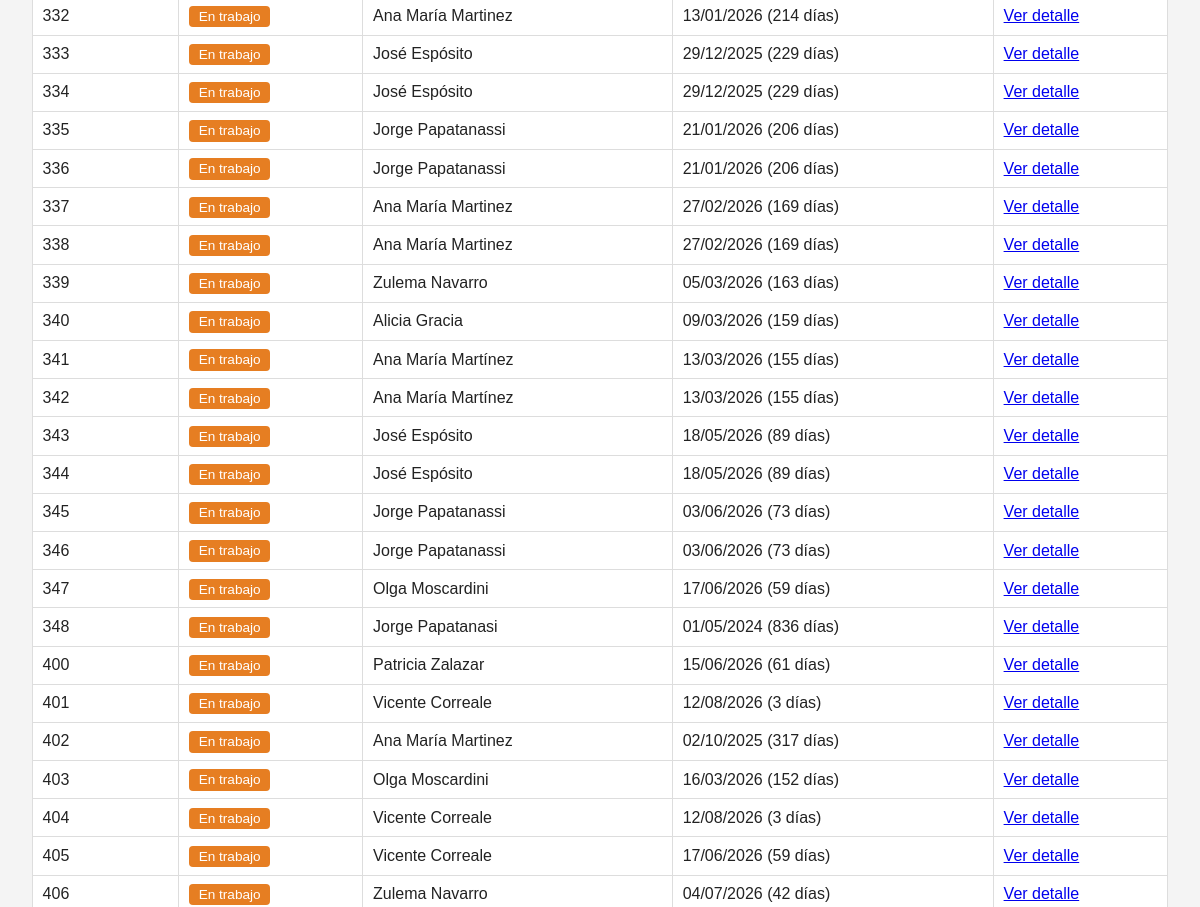
Before: / (middle part) with the older database file.
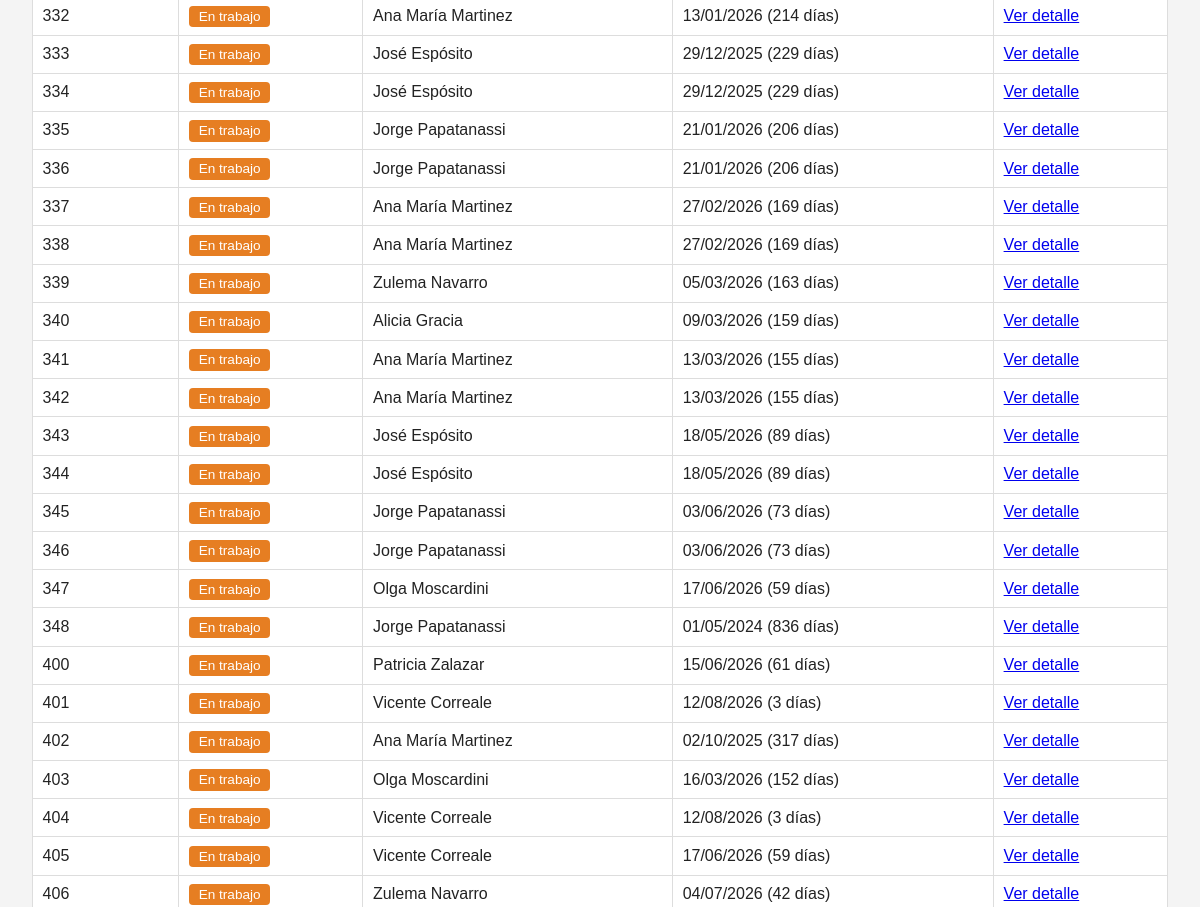
After: the same page with the newer database file.
### tables this page shows
CREATE TABLE asignaciones (
    id INTEGER PRIMARY KEY AUTOINCREMENT,
    territorio_id INTEGER NOT NULL,
    responsable_id INTEGER NOT NULL,
    fecha_asignado TEXT NOT NULL,      -- Formato ISO: YYYY-MM-DD HH:MM:SS
    fecha_finalizacion TEXT DEFAULT NULL,
    detalles TEXT,
    FOREIGN KEY (territorio_id) REFERENCES territorios(id),
    FOREIGN KEY (responsable_id) REFERENCES responsables(id)
);

CREATE TABLE responsables (
    id INTEGER PRIMARY KEY AUTOINCREMENT,
    nombre TEXT NOT NULL,
    activo INTEGER DEFAULT 1 -- 1: activo, 0: inactivo
);

CREATE TABLE territorios (
    id INTEGER PRIMARY KEY AUTOINCREMENT,
    numero TEXT NOT NULL UNIQUE,
    estado TEXT CHECK(estado IN ('Disponible', 'En trabajo')) DEFAULT 'Disponible'
);

### app.py (the view)
@app.route("/")
def index():
    q = request.args.get("q", "").strip()
    estado = request.args.get("estado", "").strip()
    responsable_id = request.args.get("responsable_id", "").strip()
    orden = request.args.get("orden", "numero")
    conn = get_connection()
    sql = """
        SELECT
            t.id,
            t.numero,
            t.estado,
            r.nombre AS responsable,
            a.fecha_asignado
        FROM territorios t
        LEFT JOIN asignaciones a
            ON a.territorio_id = t.id AND a.fecha_finalizacion IS NULL
        LEFT JOIN responsables r
            ON r.id = a.responsable_id
        WHERE t.numero LIKE ?
    """
    parametros = [f"%{q}%"]
    if estado in ("Disponible", "En trabajo"):
        sql += " AND t.estado = ?"
        parametros.append(estado)
    if responsable_id:
        sql += " AND a.responsable_id = ?"
        parametros.append(responsable_id)
    if orden == "antiguos":
        sql += " ORDER BY (a.fecha_asignado IS NULL), a.fecha_asignado ASC"
    elif orden == "recientes":
        sql += " ORDER BY (a.fecha_asignado IS NULL), a.fecha_asignado DESC"
    else:
        orden = "numero"  # normalizamos cualquier valor raro que venga por la URL
        sql += " ORDER BY CAST(t.numero AS INTEGER)"
    filas = conn.execute(sql, parametros).fetchall()
    responsables = conn.execute(
        "SELECT id, nombre FROM responsables ORDER BY activo DESC, nombre"
    ).fetchall()
    conn.close()
    ahora = datetime.now()
    territorios = []
    for fila in filas:
        t = dict(fila)
        if t["estado"] == "En trabajo" and t["fecha_asignado"]:
            fecha_dt = datetime.strptime(t["fecha_asignado"], "%Y-%m-%d %H:%M:%S")
            dias = (ahora - fecha_dt).days
            plural = "" if dias == 1 else "s"
            t["asignado_texto"] = f"{fecha_dt.strftime('%d/%m/%Y')} ({dias} día{plural})"
        else:
            t["asignado_texto"] = "—"
        territorios.append(t)
    return render_template(
        "index.html",
        territorios=territorios,
        q=q,
        estado=estado,
        responsable_id=responsable_id,
        orden=orden,
        responsables=responsables,
    )

### database.py (called while the page is built)
def get_connection():
    conn = sqlite3.connect(DATABASE)
    conn.row_factory = sqlite3.Row
    conn.execute("PRAGMA foreign_keys = ON")
    return conn

### templates/index.html (shortened to what this page needs)
{% extends "base.html" %}
{% block content %}
    {% if territorios|length == 0 %}
        <p>No se encontraron territorios.</p>
    {% else %}
        <table class="tabla-territorios">
            <tbody>
                {% for t in territorios %}
                <tr>
                    <td>{{ t.numero }}</td>
                    <td>
                        <span class="badge {{ 'badge-en-trabajo' if t.estado == 'En trabajo' else 'badge-disponible' }}">
                            {{ t.estado }}
                        </span>
                    </td>
                    <td>{{ t.responsable or "—" }}</td>
                    <td>{{ t.asignado_texto }}</td>
                    <td>
                        <a href="{{ url_for('territorio_detalle', territorio_id=t.id) }}">Ver detalle</a>
                    </td>
                </tr>
                {% endfor %}
            </tbody>
        </table>
    {% endif %}
{% endblock %}

Changed rows visible on the page:
changed asignaciones (number 10 of 24 on the later page): nombre "Ana María Martínez" → "Ana María Martinez"
changed asignaciones (number 11 of 24 on the later page): nombre "Ana María Martínez" → "Ana María Martinez"
changed asignaciones (number 17 of 24 on the later page): nombre "Jorge Papatanasi" → "Jorge Papatanassi"
